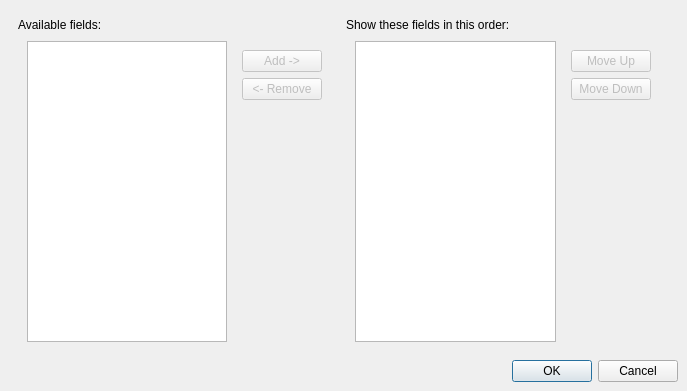
<?xml version="1.0" encoding="UTF-8"?>
<ui version="4.0">
 <class>CustomizeFieldsDialog</class>
 <widget class="QDialog" name="CustomizeFieldsDialog">
  <property name="geometry">
   <rect>
    <x>0</x>
    <y>0</y>
    <width>687</width>
    <height>391</height>
   </rect>
  </property>
  <property name="windowTitle">
   <string>Customize Fields</string>
  </property>
  <layout class="QVBoxLayout" name="verticalLayout">
   <property name="spacing">
    <number>0</number>
   </property>
   <property name="leftMargin">
    <number>9</number>
   </property>
   <property name="topMargin">
    <number>9</number>
   </property>
   <property name="rightMargin">
    <number>9</number>
   </property>
   <property name="bottomMargin">
    <number>9</number>
   </property>
   <item>
    <widget class="QWidget" name="widget" native="true">
     <layout class="QHBoxLayout" name="horizontalLayout_2">
      <item>
       <widget class="QWidget" name="widget_2" native="true">
        <layout class="QVBoxLayout" name="verticalLayout_2">
         <property name="spacing">
          <number>0</number>
         </property>
         <property name="leftMargin">
          <number>0</number>
         </property>
         <property name="topMargin">
          <number>0</number>
         </property>
         <property name="rightMargin">
          <number>0</number>
         </property>
         <property name="bottomMargin">
          <number>0</number>
         </property>
         <item>
          <widget class="QLabel" name="label">
           <property name="text">
            <string>Available fields:</string>
           </property>
          </widget>
         </item>
         <item>
          <widget class="QWidget" name="widget_3" native="true">
           <layout class="QHBoxLayout" name="horizontalLayout">
            <item>
             <widget class="QListView" name="availableFieldsListView">
              <property name="editTriggers">
               <set>QAbstractItemView::NoEditTriggers</set>
              </property>
              <property name="selectionMode">
               <enum>QAbstractItemView::ExtendedSelection</enum>
              </property>
             </widget>
            </item>
            <item>
             <widget class="QWidget" name="widget_4" native="true">
              <property name="sizePolicy">
               <sizepolicy hsizetype="Minimum" vsizetype="Preferred">
                <horstretch>0</horstretch>
                <verstretch>0</verstretch>
               </sizepolicy>
              </property>
              <layout class="QVBoxLayout" name="verticalLayout_3">
               <item>
                <widget class="QPushButton" name="addFieldButton">
                 <property name="enabled">
                  <bool>false</bool>
                 </property>
                 <property name="text">
                  <string>Add -&gt;</string>
                 </property>
                </widget>
               </item>
               <item>
                <widget class="QPushButton" name="removeFieldButton">
                 <property name="enabled">
                  <bool>false</bool>
                 </property>
                 <property name="text">
                  <string>&lt;- Remove</string>
                 </property>
                </widget>
               </item>
               <item>
                <spacer name="verticalSpacer">
                 <property name="orientation">
                  <enum>Qt::Vertical</enum>
                 </property>
                 <property name="sizeHint" stdset="0">
                  <size>
                   <width>20</width>
                   <height>40</height>
                  </size>
                 </property>
                </spacer>
               </item>
              </layout>
             </widget>
            </item>
           </layout>
          </widget>
         </item>
        </layout>
       </widget>
      </item>
      <item>
       <widget class="QWidget" name="widget_5" native="true">
        <layout class="QVBoxLayout" name="verticalLayout_4">
         <property name="spacing">
          <number>0</number>
         </property>
         <property name="leftMargin">
          <number>0</number>
         </property>
         <property name="topMargin">
          <number>0</number>
         </property>
         <property name="rightMargin">
          <number>0</number>
         </property>
         <property name="bottomMargin">
          <number>0</number>
         </property>
         <item>
          <widget class="QLabel" name="label_2">
           <property name="text">
            <string>Show these fields in this order:</string>
           </property>
          </widget>
         </item>
         <item>
          <widget class="QWidget" name="widget_6" native="true">
           <layout class="QHBoxLayout" name="horizontalLayout_3">
            <item>
             <widget class="QListView" name="shownFieldsListView">
              <property name="sizePolicy">
               <sizepolicy hsizetype="Expanding" vsizetype="Expanding">
                <horstretch>0</horstretch>
                <verstretch>0</verstretch>
               </sizepolicy>
              </property>
              <property name="editTriggers">
               <set>QAbstractItemView::NoEditTriggers</set>
              </property>
              <property name="selectionMode">
               <enum>QAbstractItemView::ExtendedSelection</enum>
              </property>
             </widget>
            </item>
            <item>
             <widget class="QWidget" name="widget_7" native="true">
              <property name="sizePolicy">
               <sizepolicy hsizetype="Minimum" vsizetype="Preferred">
                <horstretch>0</horstretch>
                <verstretch>0</verstretch>
               </sizepolicy>
              </property>
              <layout class="QVBoxLayout" name="verticalLayout_5">
               <item>
                <widget class="QPushButton" name="moveUpButton">
                 <property name="enabled">
                  <bool>false</bool>
                 </property>
                 <property name="text">
                  <string>Move Up</string>
                 </property>
                </widget>
               </item>
               <item>
                <widget class="QPushButton" name="moveDownButton">
                 <property name="enabled">
                  <bool>false</bool>
                 </property>
                 <property name="text">
                  <string>Move Down</string>
                 </property>
                </widget>
               </item>
               <item>
                <spacer name="verticalSpacer_2">
                 <property name="orientation">
                  <enum>Qt::Vertical</enum>
                 </property>
                 <property name="sizeHint" stdset="0">
                  <size>
                   <width>20</width>
                   <height>40</height>
                  </size>
                 </property>
                </spacer>
               </item>
              </layout>
             </widget>
            </item>
           </layout>
          </widget>
         </item>
        </layout>
       </widget>
      </item>
     </layout>
    </widget>
   </item>
   <item>
    <widget class="QDialogButtonBox" name="buttonBox">
     <property name="orientation">
      <enum>Qt::Horizontal</enum>
     </property>
     <property name="standardButtons">
      <set>QDialogButtonBox::Cancel|QDialogButtonBox::Ok</set>
     </property>
    </widget>
   </item>
  </layout>
 </widget>
 <resources/>
 <connections>
  <connection>
   <sender>buttonBox</sender>
   <signal>accepted()</signal>
   <receiver>CustomizeFieldsDialog</receiver>
   <slot>accept()</slot>
   <hints>
    <hint type="sourcelabel">
     <x>248</x>
     <y>254</y>
    </hint>
    <hint type="destinationlabel">
     <x>157</x>
     <y>274</y>
    </hint>
   </hints>
  </connection>
  <connection>
   <sender>buttonBox</sender>
   <signal>rejected()</signal>
   <receiver>CustomizeFieldsDialog</receiver>
   <slot>reject()</slot>
   <hints>
    <hint type="sourcelabel">
     <x>316</x>
     <y>260</y>
    </hint>
    <hint type="destinationlabel">
     <x>286</x>
     <y>274</y>
    </hint>
   </hints>
  </connection>
 </connections>
</ui>
